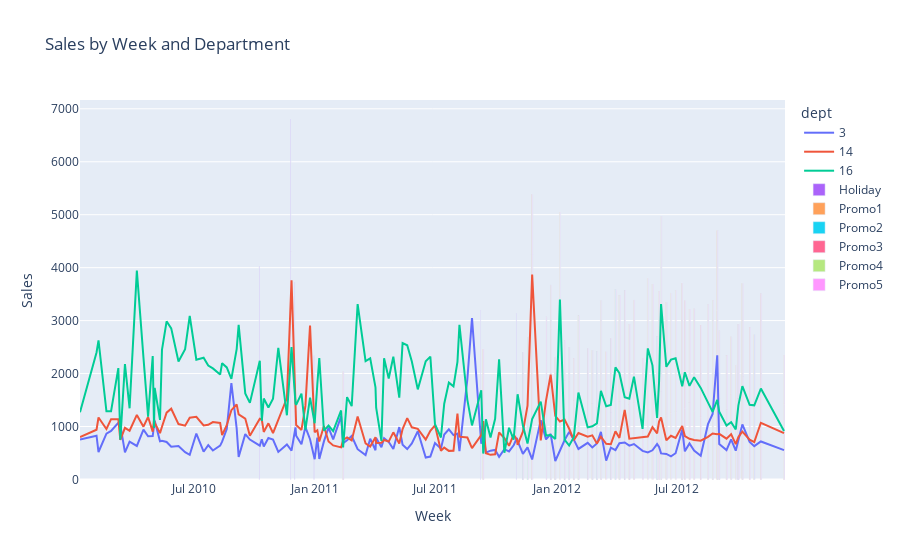

The code cell stored with this chart in its notebook:
### Markdown cell above
##### Sales plot for the three selected depts

### Code cell
tmp = df[['week', 'dept', 'sales', 'IsHoliday', 'MarkDown1', 'MarkDown2', 'MarkDown3', 'MarkDown4', 'MarkDown5']]

tmp['holInd'] = tmp['IsHoliday'].apply(lambda x: 0 if x == 0 else 1)  # Redundant, but to follow the rest of the code.      
    
tmp = createIndicators(tmp, ['MarkDown1', 'MarkDown2', 'MarkDown3', 'MarkDown4', 'MarkDown5'])
tmp = tmp.sort_values(by=['week','dept'])
display(tmp)

fig = px.line(tmp, x='week', y='sales', color='dept',
             title='Sales by Week and Department', labels={'week':'Week','sales':'Sales'},
            #  template='plotly_dark',
             hover_name='dept')

fig.add_bar(x=tmp[tmp['holInd'] == 1]['week'], y=tmp[tmp['holInd'] == 1]['sales'], name='Holiday')
fig.add_bar(x=tmp[tmp['promoInd1'] == 1]['week'], y=tmp[tmp['promoInd1'] == 1]['sales'], name='Promo1')
fig.add_bar(x=tmp[tmp['promoInd2'] == 1]['week'], y=tmp[tmp['promoInd2'] == 1]['sales'], name='Promo2')
fig.add_bar(x=tmp[tmp['promoInd3'] == 1]['week'], y=tmp[tmp['promoInd3'] == 1]['sales'], name='Promo3')
fig.add_bar(x=tmp[tmp['promoInd4'] == 1]['week'], y=tmp[tmp['promoInd4'] == 1]['sales'], name='Promo4')
fig.add_bar(x=tmp[tmp['promoInd5'] == 1]['week'], y=tmp[tmp['promoInd5'] == 1]['sales'], name='Promo5')

fig.show()
